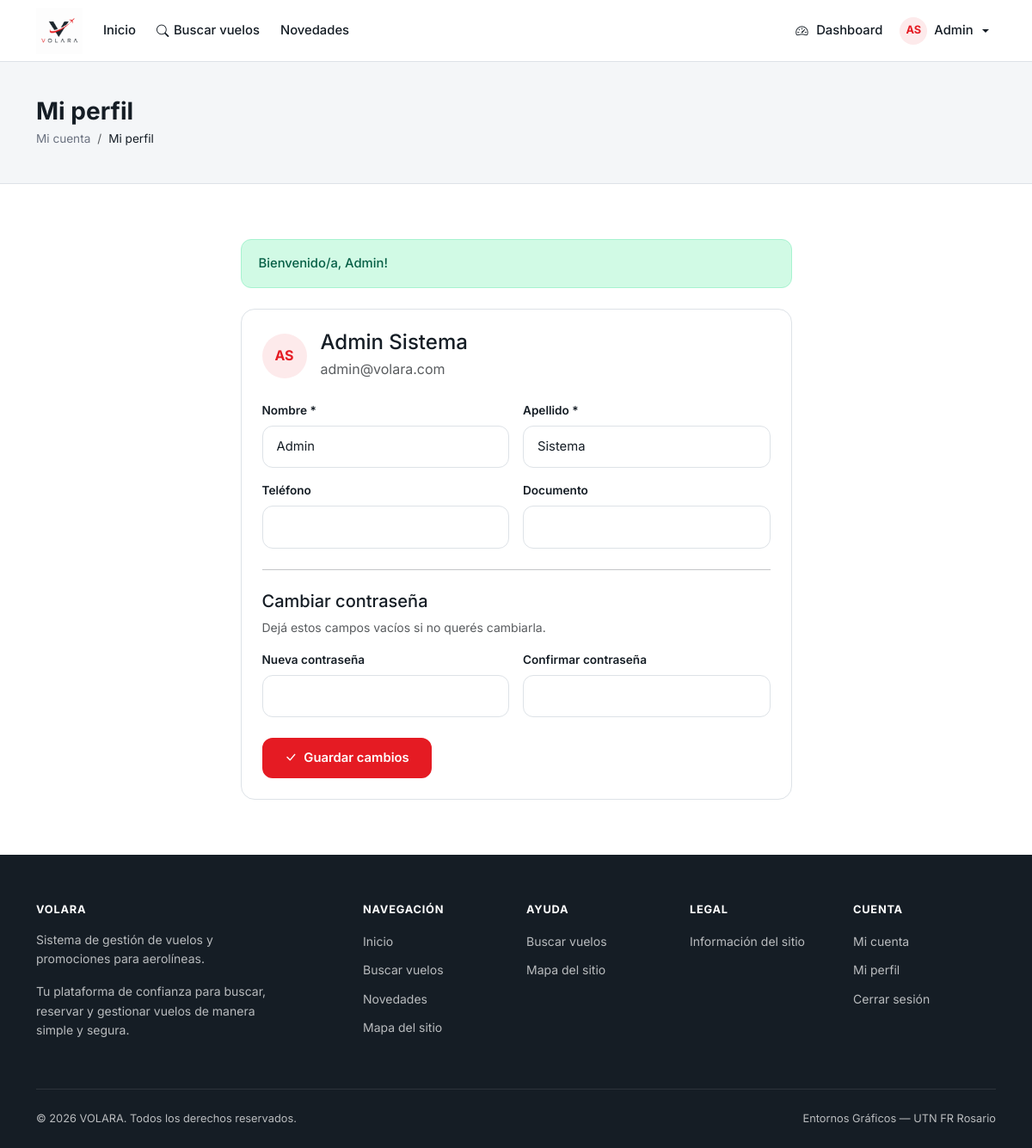
The page /pages/usuario/perfil.php (signed in) on the database its author committed.
### tables this page shows
CREATE TABLE usuarios (
    id              INT UNSIGNED AUTO_INCREMENT PRIMARY KEY,
    nombre          VARCHAR(80)  NOT NULL,
    apellido        VARCHAR(80)  NOT NULL,
    email           VARCHAR(150) NOT NULL UNIQUE,
    password        VARCHAR(255) NOT NULL,
    rol             ENUM('admin','ceo','pasajero') NOT NULL DEFAULT 'pasajero',
    telefono        VARCHAR(30)  DEFAULT NULL,
    documento       VARCHAR(20)  DEFAULT NULL,
    aerolinea_id    INT UNSIGNED DEFAULT NULL,
    activo          TINYINT(1)   NOT NULL DEFAULT 1,
    email_verificado TINYINT(1)   NOT NULL DEFAULT 0,
    estado_aprobacion ENUM('pendiente','aprobado','rechazado') NOT NULL DEFAULT 'aprobado',
    token_activacion VARCHAR(100) DEFAULT NULL,
    token_activacion_expira DATETIME DEFAULT NULL,
    token_reset     VARCHAR(100) DEFAULT NULL,
    token_expira    DATETIME     DEFAULT NULL,
    created_at      DATETIME     NOT NULL DEFAULT CURRENT_TIMESTAMP,
    updated_at      DATETIME     NOT NULL DEFAULT CURRENT_TIMESTAMP ON UPDATE CURRENT_TIMESTAMP,
    UNIQUE KEY uk_usuario_token_activacion (token_activacion),
    KEY idx_usuario_rol_activo (rol, activo),
    KEY idx_usuario_aerolinea_rol (aerolinea_id, rol)
);

### includes/functions.php (called while the page is built, shortened)
<?php
function url(string $path = ''): string
{
    return rtrim(APP_URL, '/') . '/' . ltrim($path, '/');
}
function asset(string $path): string
{
    return url('assets/' . ltrim($path, '/'));
}
function e(?string $value): string
{
    return htmlspecialchars($value ?? '', ENT_QUOTES, 'UTF-8');
}
function getFlash(): ?array
{
    $flash = $_SESSION['flash'];
    return $flash;
}

### includes/auth.php (called while the page is built, shortened)
<?php
function isLoggedIn(): bool
{
    return isset($_SESSION['usuario_id']);
}
function currentUser(): ?array
{
    return $_SESSION['usuario'] ?? null;
}

### pages/usuario/perfil.php (the view, shortened to what this page needs)
<?php
$user = currentUser();
$errors = [];
try {
    $db = getDB();
    $stmt = $db->prepare('SELECT * FROM usuarios WHERE id = ? LIMIT 1');
    $stmt->execute([$user['id']]);
    $profile = $stmt->fetch();
} catch (PDOException $e) {
    $profile = null;
    $errors[] = 'No se pudo cargar tu perfil.';
}
$flash = getFlash();
require_once __DIR__ . '/../../includes/header.php';
require_once __DIR__ . '/../../includes/navbar.php';
?>
<main>
    <section class="page-header"><div class="container"><h1>Mi perfil</h1><nav aria-label="breadcrumb"><ol class="breadcrumb"><li class="breadcrumb-item"><a href="<?= url('pages/usuario/inicioUsuario.php') ?>">Mi cuenta</a></li><li class="breadcrumb-item active">Mi perfil</li></ol></nav></div></section>
    <section class="section"><div class="container"><div class="row justify-content-center"><div class="col-lg-7">
        <?php if ($flash): ?><div class="volara-alert alert-<?= e($flash['type']) ?>" role="status"><?= e($flash['message']) ?></div><?php endif; ?>
        <?php if ($profile): ?><div class="volara-card"><div class="d-flex align-items-center gap-3 mb-4"><span class="user-avatar profile-avatar" aria-hidden="true"><?= e(strtoupper(substr($profile['nombre'], 0, 1) . substr($profile['apellido'], 0, 1))) ?></span><div><h2 class="h4 mb-1"><?= e($profile['nombre'] . ' ' . $profile['apellido']) ?></h2><p class="text-muted mb-0"><?= e($profile['email']) ?></p></div></div><form method="POST" data-validate novalidate><input type="hidden" name="csrf_token" value="<?= e(csrfToken()) ?>"><div class="row g-3"><div class="col-md-6"><label class="volara-label" for="nombre">Nombre *</label><input class="volara-input" id="nombre" name="nombre" required maxlength="80" value="<?= e($profile['nombre']) ?>"></div><div class="col-md-6"><label class="volara-label" for="apellido">Apellido *</label><input class="volara-input" id="apellido" name="apellido" required maxlength="80" value="<?= e($profile['apellido']) ?>"></div><div class="col-md-6"><label class="volara-label" for="telefono">Teléfono</label><input class="volara-input" id="telefono" name="telefono" maxlength="30" value="<?= e($profile['telefono'] ?? '') ?>"></div><div class="col-md-6"><label class="volara-label" for="documento">Documento</label><input class="volara-input" id="documento" name="documento" maxlength="20" value="<?= e($profile['documento'] ?? '') ?>"></div></div><hr class="my-4"><h3 class="h5">Cambiar contraseña</h3><p class="text-muted small">Dejá estos campos vacíos si no querés cambiarla.</p><div class="row g-3"><div class="col-md-6"><label class="volara-label" for="password">Nueva contraseña</label><input class="volara-input" type="password" id="password" name="password" minlength="8"></div><div class="col-md-6"><label class="volara-label" for="password_confirm">Confirmar contraseña</label><input class="volara-input" type="password" id="password_confirm" name="password_confirm" minlength="8"></div></div><button type="submit" class="btn btn-volara mt-4"><i class="bi bi-check-lg" aria-hidden="true"></i> Guardar cambios</button></form></div><?php endif; ?>
    </div></div></div></section>
</main>
<?php require_once __DIR__ . '/../../includes/footer.php'; ?>

### includes/navbar.php (shortened to what this page needs)
<?php
$user = currentUser();
$initials = $user ? strtoupper(substr($user['nombre'], 0, 1) . substr($user['apellido'], 0, 1)) : '';
$currentPage = basename(parse_url($_SERVER['REQUEST_URI'] ?? '', PHP_URL_PATH));
$isActive = static fn(array $pages): string => in_array($currentPage, $pages, true) ? 'active' : '';
?>
<nav class="navbar navbar-expand-lg volara-navbar" aria-label="Navegación principal">
    <div class="container" >
        <a class="navbar-brand" href="<?= url('index.php') ?>" aria-label="VOLARA — Inicio">
            <img src="<?= asset('img/logo/Volara-Sistema de aerolineas.png') ?>"
                 alt="Logo VOLARA — Sistema de aerolíneas"
                 height="40">
        </a>
        <div class="collapse navbar-collapse" id="volaraNav">
            <ul class="navbar-nav me-auto mb-2 mb-lg-0">
                <li class="nav-item">
                    <a class="nav-link <?= $isActive(['index.php', 'inicio.php']) ?>"
                       href="<?= url('index.php') ?>"
                       <?= $isActive(['index.php', 'inicio.php']) ? 'aria-current="page"' : '' ?>>
                        Inicio
                    </a>
                </li>
                <li class="nav-item">
                    <a class="nav-link <?= $isActive(['buscar.php', 'resultados.php']) ?>"
                       href="<?= url('pages/publico/buscar.php') ?>"
                       <?= $isActive(['buscar.php', 'resultados.php']) ? 'aria-current="page"' : '' ?>>
                        <i class="bi bi-search" aria-hidden="true"></i>
                        <span>Buscar vuelos</span>
                    </a>
                </li>
                <li class="nav-item">
                    <a class="nav-link <?= $isActive(['novedades.php']) ?>"
                       href="<?= url('pages/publico/novedades.php') ?>"
                       <?= $isActive(['novedades.php']) ? 'aria-current="page"' : '' ?>>
                        Novedades
                    </a>
                </li>
            </ul>
            <ul class="navbar-nav ms-auto align-items-lg-center gap-lg-1">
                <?php if ($user): ?>
                    <?php if ($user['rol'] === 'pasajero'): ?>
                        <li class="nav-item">
                            <a class="nav-link <?= $isActive(['inicioUsuario.php']) ?>"
                               href="<?= url('pages/usuario/inicioUsuario.php') ?>">
                                <i class="bi bi-person-circle me-1"></i> Mi cuenta
                            </a>
                        </li>
                        <li class="nav-item">
                            <a class="nav-link <?= $isActive(['mis-reservas.php']) ?>"
                               href="<?= url('pages/usuario/mis-reservas.php') ?>">
                                <i class="bi bi-ticket-perforated me-1"></i> Mis reservas
                            </a>
                        </li>
                        <li class="nav-item">
                            <a class="nav-link <?= $isActive(['historial.php']) ?>"
                               href="<?= url('pages/usuario/historial.php') ?>">
                                <i class="bi bi-clock-history me-1"></i> Historial
                            </a>
                        </li>
                    <?php elseif ($user['rol'] === 'admin'): ?>
                        <li class="nav-item">
                            <a class="nav-link <?= $isActive(['inicioAdmin.php']) ?>" href="<?= url('pages/admin/inicioAdmin.php') ?>">
                                <i class="bi bi-speedometer2 me-1"></i> Dashboard
                            </a>
                        </li>
                    <?php endif; ?>
                    <li class="nav-item dropdown user-menu">
                        <a class="nav-link dropdown-toggle d-flex align-items-center gap-2"
                           href="#" role="button" data-bs-toggle="dropdown"
                           aria-expanded="false" aria-label="Abrir menú de <?= e($user['nombre']) ?>">
                            <span class="user-avatar" aria-hidden="true"><?= e($initials) ?></span>
                            <span class="user-name"><?= e($user['nombre']) ?></span>
                        </a>
                    </li>
                <?php endif; ?>
            </ul>
        </div>
    </div>
</nav>

### assets/css/styles.css (style rules this page uses)
:root { --volara-red: #E51B23; --volara-red-hover: #C9141C; --volara-red-light: #FDEAEB; --volara-dark: #151D25; --volara-black: #0A0E13; --volara-white: #FFFFFF; --volara-gray: #6B7280; --volara-gray-light: #F4F6F8; --volara-border: #DDE2E7; --font-primary: 'Inter', -apple-system, BlinkMacSystemFont, 'Segoe UI', sans-serif; --radius-sm: 8px; --radius-md: 12px; --radius-lg: 16px; --radius-xl: 24px; --shadow-sm: 0 1px 3px rgba(21, 29, 37, 0.06); --shadow-md: 0 4px 16px rgba(21, 29, 37, 0.08); --shadow-lg: 0 8px 32px rgba(21, 29, 37, 0.12); --transition: 0.2s ease; --navbar-h: 72px; }
*, *::before, *::after { box-sizing: border-box; }
html { scroll-behavior: smooth; -webkit-font-smoothing: antialiased; }
body { font-family: var(--font-primary); color: var(--volara-dark); background: var(--volara-white); line-height: 1.6; margin: 0; min-height: 100vh; display: flex; flex-direction: column; }
main { flex: 1; }
a { color: var(--volara-red); text-decoration: none; transition: color var(--transition); }
img { max-width: 100%; height: auto; }
h1, h2, h3, h4, h5, h6 { font-weight: 700; line-height: 1.25; color: var(--volara-dark); }
.volara-navbar { background: var(--volara-white); border-bottom: 1px solid var(--volara-border); min-height: var(--navbar-h); position: sticky; top: 0; z-index: 1030; transition: box-shadow var(--transition), border-color var(--transition); }
.volara-navbar .navbar-brand img { width: 54px; height: 54px; object-fit: contain; display: block; background: var(--volara-white); }
.volara-navbar .navbar-brand { display: inline-flex; align-items: center; line-height: 1; padding: 0; }
.volara-navbar .nav-link { color: var(--volara-dark); font-weight: 500; font-size: 0.925rem; display: inline-flex; align-items: center; gap: 0.35rem; padding: 0.55rem 0.85rem; border-radius: var(--radius-sm); transition: color var(--transition), background var(--transition), transform var(--transition); }
.volara-navbar .nav-link i { font-size: 0.9rem; }
.volara-navbar .navbar-nav.me-auto { gap: 0.5rem; }
.user-menu .nav-link { display: flex; align-items: center; gap: 0.5rem; }
.user-menu .nav-link::after { margin-left: 0.15rem; }
.user-avatar { width: 32px; height: 32px; border-radius: 50%; background: var(--volara-red-light); color: var(--volara-red); display: flex; align-items: center; justify-content: center; font-weight: 700; font-size: 0.8rem; }
.profile-avatar { width: 52px; height: 52px; font-size: 1rem; flex: 0 0 auto; }
.btn-volara { background: var(--volara-red); color: var(--volara-white); border: 2px solid var(--volara-red); border-radius: var(--radius-md); font-weight: 600; font-size: 0.925rem; padding: 0.625rem 1.5rem; transition: background var(--transition), border-color var(--transition), transform 0.15s; display: inline-flex; align-items: center; gap: 0.5rem; cursor: pointer; }
.volara-card { background: var(--volara-white); border: 1px solid var(--volara-border); border-radius: var(--radius-lg); padding: 1.5rem; transition: box-shadow var(--transition), transform var(--transition); }
.volara-input, .volara-select { width: 100%; padding: 0.75rem 1rem; border: 1.5px solid var(--volara-border); border-radius: var(--radius-md); font-family: var(--font-primary); font-size: 0.925rem; color: var(--volara-dark); background: var(--volara-white); transition: border-color var(--transition), box-shadow var(--transition); }
.volara-input::placeholder { color: #A0A8B0; }
.volara-label { display: block; font-size: 0.85rem; font-weight: 600; color: var(--volara-dark); margin-bottom: 0.375rem; }
.volara-alert { padding: 1rem 1.25rem; border-radius: var(--radius-md); font-size: 0.925rem; font-weight: 500; margin-bottom: 1.5rem; display: flex; align-items: center; gap: 0.75rem; }
.alert-success { background: #D1FAE5; color: #065F46; border: 1px solid #A7F3D0; }
.section { padding: 4rem 0; }
.page-header { background: var(--volara-gray-light); padding: 2.5rem 0; border-bottom: 1px solid var(--volara-border); }
.page-header h1 { font-size: 1.75rem; margin-bottom: 0.25rem; }
.page-header .breadcrumb { margin: 0; font-size: 0.85rem; }
.breadcrumb-item a { color: var(--volara-gray); }
.breadcrumb-item.active { color: var(--volara-dark); }

### rows shown on the page
usuarios: initials "AS", nombre "Admin", nombre+apellido "AS", nombre+apellido "Admin Sistema", email "admin@volara.com", apellido "Sistema"

### other values the page prints
$flash['message'] "Bienvenido/a, Admin!"
APP_NAME "VOLARA"
